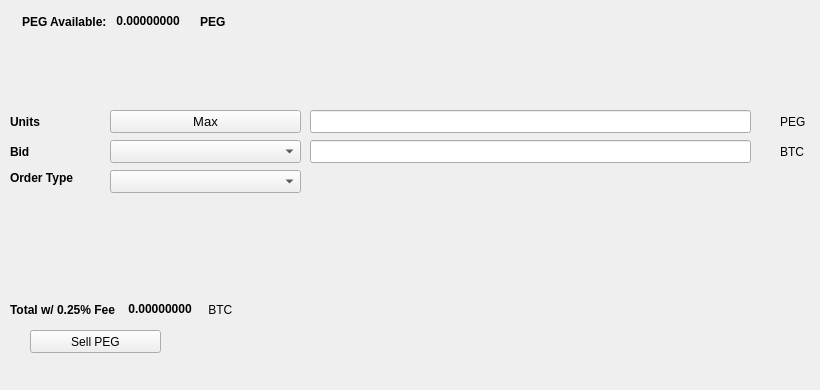
   <widget class="QWidget" name="SellTab">
    <attribute name="title">
     <string>Sell</string>
    </attribute>
    <widget class="QLabel" name="label_16">
     <property name="geometry">
      <rect>
       <x>780</x>
       <y>140</y>
       <width>31</width>
       <height>23</height>
      </rect>
     </property>
     <property name="text">
      <string>BTC</string>
     </property>
    </widget>
    <widget class="QComboBox" name="SellBidcomboBox">
     <property name="geometry">
      <rect>
       <x>110</x>
       <y>140</y>
       <width>191</width>
       <height>23</height>
      </rect>
     </property>
     <property name="font">
      <font>
       <pointsize>10</pointsize>
      </font>
     </property>
    </widget>
    <widget class="QLabel" name="label_18">
     <property name="geometry">
      <rect>
       <x>10</x>
       <y>110</y>
       <width>46</width>
       <height>23</height>
      </rect>
     </property>
     <property name="font">
      <font>
       <weight>75</weight>
       <bold>true</bold>
      </font>
     </property>
     <property name="text">
      <string>Units</string>
     </property>
    </widget>
    <widget class="QPushButton" name="Sell_Max_Amount">
     <property name="geometry">
      <rect>
       <x>110</x>
       <y>110</y>
       <width>191</width>
       <height>23</height>
      </rect>
     </property>
     <property name="font">
      <font>
       <pointsize>10</pointsize>
      </font>
     </property>
     <property name="text">
      <string>Max</string>
     </property>
    </widget>
    <widget class="QLabel" name="label_20">
     <property name="geometry">
      <rect>
       <x>10</x>
       <y>170</y>
       <width>91</width>
       <height>16</height>
      </rect>
     </property>
     <property name="font">
      <font>
       <weight>75</weight>
       <bold>true</bold>
      </font>
     </property>
     <property name="text">
      <string>Order Type</string>
     </property>
    </widget>
    <widget class="QComboBox" name="SellOrdertypeCombo">
     <property name="geometry">
      <rect>
       <x>110</x>
       <y>170</y>
       <width>191</width>
       <height>23</height>
      </rect>
     </property>
     <property name="font">
      <font>
       <pointsize>10</pointsize>
      </font>
     </property>
    </widget>
    <widget class="QLabel" name="label_21">
     <property name="geometry">
      <rect>
       <x>10</x>
       <y>140</y>
       <width>46</width>
       <height>23</height>
      </rect>
     </property>
     <property name="font">
      <font>
       <weight>75</weight>
       <bold>true</bold>
      </font>
     </property>
     <property name="text">
      <string>Bid</string>
     </property>
    </widget>
    <widget class="QLabel" name="label_22">
     <property name="geometry">
      <rect>
       <x>780</x>
       <y>110</y>
       <width>31</width>
       <height>23</height>
      </rect>
     </property>
     <property name="text">
      <string>PEG</string>
     </property>
    </widget>
    <widget class="QLineEdit" name="UnitsInputRUP">
     <property name="geometry">
      <rect>
       <x>310</x>
       <y>110</y>
       <width>441</width>
       <height>23</height>
      </rect>
     </property>
     <property name="font">
      <font>
       <pointsize>9</pointsize>
       <weight>75</weight>
       <bold>true</bold>
      </font>
     </property>
    </widget>
    <widget class="QLineEdit" name="SellBidPriceEdit">
     <property name="geometry">
      <rect>
       <x>310</x>
       <y>140</y>
       <width>441</width>
       <height>23</height>
      </rect>
     </property>
     <property name="font">
      <font>
       <pointsize>9</pointsize>
       <weight>75</weight>
       <bold>true</bold>
      </font>
     </property>
    </widget>
    <widget class="QPushButton" name="SellRUPBTN">
     <property name="geometry">
      <rect>
       <x>30</x>
       <y>330</y>
       <width>131</width>
       <height>23</height>
      </rect>
     </property>
     <property name="text">
      <string>Sell PEG</string>
     </property>
     <property name="icon">
      <iconset resource="../pegasus">
       <normaloff>:/icons/bitcoin</normaloff>:/icons/bitcoin</iconset>
     </property>
    </widget>
    <widget class="QWidget" name="layoutWidget3">
     <property name="geometry">
      <rect>
       <x>22</x>
       <y>12</y>
       <width>258</width>
       <height>19</height>
      </rect>
     </property>
     <layout class="QHBoxLayout" name="horizontalLayout">
      <item>
       <widget class="QLabel" name="label232_2">
        <property name="font">
         <font>
          <weight>75</weight>
          <bold>true</bold>
         </font>
        </property>
        <property name="text">
         <string>PEG Available:</string>
        </property>
       </widget>
      </item>
      <item>
       <widget class="QLabel" name="PEGAvailableLabel">
        <property name="palette">
         <palette>
          <active>
           <colorrole role="WindowText">
            <brush brushstyle="SolidPattern">
             <color alpha="255">
              <red>0</red>
              <green>0</green>
              <blue>0</blue>
             </color>
            </brush>
           </colorrole>
           <colorrole role="Button">
            <brush brushstyle="SolidPattern">
             <color alpha="255">
              <red>0</red>
              <green>170</green>
              <blue>0</blue>
             </color>
            </brush>
           </colorrole>
           <colorrole role="Light">
            <brush brushstyle="SolidPattern">
             <color alpha="255">
              <red>0</red>
              <green>255</green>
              <blue>0</blue>
             </color>
            </brush>
           </colorrole>
           <colorrole role="Midlight">
            <brush brushstyle="SolidPattern">
             <color alpha="255">
              <red>0</red>
              <green>212</green>
              <blue>0</blue>
             </color>
            </brush>
           </colorrole>
           <colorrole role="Dark">
            <brush brushstyle="SolidPattern">
             <color alpha="255">
              <red>0</red>
              <green>85</green>
              <blue>0</blue>
             </color>
            </brush>
           </colorrole>
           <colorrole role="Mid">
            <brush brushstyle="SolidPattern">
             <color alpha="255">
              <red>0</red>
              <green>113</green>
              <blue>0</blue>
             </color>
            </brush>
           </colorrole>
           <colorrole role="Text">
            <brush brushstyle="SolidPattern">
             <color alpha="255">
              <red>0</red>
              <green>170</green>
              <blue>0</blue>
             </color>
            </brush>
           </colorrole>
           <colorrole role="BrightText">
            <brush brushstyle="SolidPattern">
             <color alpha="255">
              <red>255</red>
              <green>255</green>
              <blue>255</blue>
             </color>
            </brush>
           </colorrole>
           <colorrole role="ButtonText">
            <brush brushstyle="SolidPattern">
             <color alpha="255">
              <red>0</red>
              <green>0</green>
              <blue>0</blue>
             </color>
            </brush>
           </colorrole>
           <colorrole role="Base">
            <brush brushstyle="SolidPattern">
             <color alpha="255">
              <red>255</red>
              <green>255</green>
              <blue>255</blue>
             </color>
            </brush>
           </colorrole>
           <colorrole role="Window">
            <brush brushstyle="SolidPattern">
             <color alpha="255">
              <red>0</red>
              <green>170</green>
              <blue>0</blue>
             </color>
            </brush>
           </colorrole>
           <colorrole role="Shadow">
            <brush brushstyle="SolidPattern">
             <color alpha="255">
              <red>0</red>
              <green>0</green>
              <blue>0</blue>
             </color>
            </brush>
           </colorrole>
           <colorrole role="AlternateBase">
            <brush brushstyle="SolidPattern">
             <color alpha="255">
              <red>127</red>
              <green>212</green>
              <blue>127</blue>
             </color>
            </brush>
           </colorrole>
           <colorrole role="ToolTipBase">
            <brush brushstyle="SolidPattern">
             <color alpha="255">
              <red>255</red>
              <green>255</green>
              <blue>220</blue>
             </color>
            </brush>
           </colorrole>
           <colorrole role="ToolTipText">
            <brush brushstyle="SolidPattern">
             <color alpha="255">
              <red>0</red>
              <green>0</green>
              <blue>0</blue>
             </color>
            </brush>
           </colorrole>
          </active>
          <inactive>
           <colorrole role="WindowText">
            <brush brushstyle="SolidPattern">
             <color alpha="255">
              <red>0</red>
              <green>0</green>
              <blue>0</blue>
             </color>
            </brush>
           </colorrole>
           <colorrole role="Button">
            <brush brushstyle="SolidPattern">
             <color alpha="255">
              <red>0</red>
              <green>170</green>
              <blue>0</blue>
             </color>
            </brush>
           </colorrole>
           <colorrole role="Light">
            <brush brushstyle="SolidPattern">
             <color alpha="255">
              <red>0</red>
              <green>255</green>
              <blue>0</blue>
             </color>
            </brush>
           </colorrole>
           <colorrole role="Midlight">
            <brush brushstyle="SolidPattern">
             <color alpha="255">
              <red>0</red>
              <green>212</green>
              <blue>0</blue>
             </color>
            </brush>
           </colorrole>
           <colorrole role="Dark">
            <brush brushstyle="SolidPattern">
             <color alpha="255">
              <red>0</red>
              <green>85</green>
              <blue>0</blue>
             </color>
            </brush>
           </colorrole>
           <colorrole role="Mid">
            <brush brushstyle="SolidPattern">
             <color alpha="255">
              <red>0</red>
              <green>113</green>
              <blue>0</blue>
             </color>
            </brush>
           </colorrole>
           <colorrole role="Text">
            <brush brushstyle="SolidPattern">
             <color alpha="255">
              <red>0</red>
              <green>170</green>
              <blue>0</blue>
             </color>
            </brush>
           </colorrole>
           <colorrole role="BrightText">
            <brush brushstyle="SolidPattern">
             <color alpha="255">
              <red>255</red>
              <green>255</green>
              <blue>255</blue>
             </color>
            </brush>
           </colorrole>
           <colorrole role="ButtonText">
            <brush brushstyle="SolidPattern">
             <color alpha="255">
              <red>0</red>
              <green>0</green>
              <blue>0</blue>
             </color>
            </brush>
           </colorrole>
           <colorrole role="Base">
            <brush brushstyle="SolidPattern">
             <color alpha="255">
              <red>255</red>
              <green>255</green>
              <blue>255</blue>
             </color>
            </brush>
           </colorrole>
           <colorrole role="Window">
            <brush brushstyle="SolidPattern">
             <color alpha="255">
              <red>0</red>
              <green>170</green>
              <blue>0</blue>
             </color>
            </brush>
           </colorrole>
           <colorrole role="Shadow">
            <brush brushstyle="SolidPattern">
             <color alpha="255">
              <red>0</red>
              <green>0</green>
              <blue>0</blue>
             </color>
            </brush>
           </colorrole>
           <colorrole role="AlternateBase">
            <brush brushstyle="SolidPattern">
             <color alpha="255">
              <red>127</red>
              <green>212</green>
              <blue>127</blue>
             </color>
            </brush>
           </colorrole>
           <colorrole role="ToolTipBase">
            <brush brushstyle="SolidPattern">
             <color alpha="255">
              <red>255</red>
              <green>255</green>
              <blue>220</blue>
             </color>
            </brush>
           </colorrole>
           <colorrole role="ToolTipText">
            <brush brushstyle="SolidPattern">
             <color alpha="255">
              <red>0</red>
              <green>0</green>
              <blue>0</blue>
             </color>
            </brush>
           </colorrole>
          </inactive>
          <disabled>
           <colorrole role="WindowText">
            <brush brushstyle="SolidPattern">
             <color alpha="255">
              <red>0</red>
              <green>85</green>
              <blue>0</blue>
             </color>
            </brush>
           </colorrole>
           <colorrole role="Button">
            <brush brushstyle="SolidPattern">
             <color alpha="255">
              <red>0</red>
              <green>170</green>
              <blue>0</blue>
             </color>
            </brush>
           </colorrole>
           <colorrole role="Light">
            <brush brushstyle="SolidPattern">
             <color alpha="255">
              <red>0</red>
              <green>255</green>
              <blue>0</blue>
             </color>
            </brush>
           </colorrole>
           <colorrole role="Midlight">
            <brush brushstyle="SolidPattern">
             <color alpha="255">
              <red>0</red>
              <green>212</green>
              <blue>0</blue>
             </color>
            </brush>
           </colorrole>
           <colorrole role="Dark">
            <brush brushstyle="SolidPattern">
             <color alpha="255">
              <red>0</red>
              <green>85</green>
              <blue>0</blue>
             </color>
            </brush>
           </colorrole>
           <colorrole role="Mid">
            <brush brushstyle="SolidPattern">
             <color alpha="255">
              <red>0</red>
              <green>113</green>
              <blue>0</blue>
             </color>
            </brush>
           </colorrole>
           <colorrole role="Text">
            <brush brushstyle="SolidPattern">
             <color alpha="255">
              <red>0</red>
              <green>85</green>
              <blue>0</blue>
             </color>
            </brush>
           </colorrole>
           <colorrole role="BrightText">
            <brush brushstyle="SolidPattern">
             <color alpha="255">
              <red>255</red>
              <green>255</green>
              <blue>255</blue>
             </color>
            </brush>
           </colorrole>
           <colorrole role="ButtonText">
            <brush brushstyle="SolidPattern">
             <color alpha="255">
              <red>0</red>
              <green>85</green>
              <blue>0</blue>
             </color>
            </brush>
           </colorrole>
           <colorrole role="Base">
            <brush brushstyle="SolidPattern">
             <color alpha="255">
              <red>0</red>
              <green>170</green>
              <blue>0</blue>
             </color>
            </brush>
           </colorrole>
           <colorrole role="Window">
            <brush brushstyle="SolidPattern">
             <color alpha="255">
              <red>0</red>
              <green>170</green>
              <blue>0</blue>
             </color>
            </brush>
           </colorrole>
           <colorrole role="Shadow">
            <brush brushstyle="SolidPattern">
             <color alpha="255">
              <red>0</red>
              <green>0</green>
              <blue>0</blue>
             </color>
            </brush>
           </colorrole>
           <colorrole role="AlternateBase">
            <brush brushstyle="SolidPattern">
             <color alpha="255">
              <red>0</red>
              <green>170</green>
              <blue>0</blue>
             </color>
            </brush>
           </colorrole>
           <colorrole role="ToolTipBase">
            <brush brushstyle="SolidPattern">
             <color alpha="255">
              <red>255</red>
              <green>255</green>
              <blue>220</blue>
             </color>
            </brush>
           </colorrole>
           <colorrole role="ToolTipText">
            <brush brushstyle="SolidPattern">
             <color alpha="255">
              <red>0</red>
              <green>0</green>
              <blue>0</blue>
             </color>
            </brush>
           </colorrole>
          </disabled>
         </palette>
        </property>
        <property name="font">
         <font>
          <weight>75</weight>
          <bold>true</bold>
         </font>
        </property>
        <property name="text">
         <string> 0.00000000 </string>
        </property>
        <property name="textInteractionFlags">
         <set>Qt::LinksAccessibleByMouse|Qt::TextSelectableByKeyboard|Qt::TextSelectableByMouse</set>
        </property>
       </widget>
      </item>
      <item>
       <widget class="QLabel" name="labelPEG">
        <property name="font">
         <font>
          <weight>75</weight>
          <bold>true</bold>
         </font>
        </property>
        <property name="text">
         <string>PEG</string>
        </property>
       </widget>
      </item>
     </layout>
    </widget>
    <widget class="QWidget" name="layoutWidget">
     <property name="geometry">
      <rect>
       <x>10</x>
       <y>300</y>
       <width>268</width>
       <height>19</height>
      </rect>
     </property>
     <layout class="QHBoxLayout" name="horizontalLayout_2">
      <item>
       <widget class="QLabel" name="label_19">
        <property name="font">
         <font>
          <weight>75</weight>
          <bold>true</bold>
         </font>
        </property>
        <property name="text">
         <string>Total w/ 0.25% Fee </string>
        </property>
       </widget>
      </item>
      <item>
       <widget class="QLabel" name="SellCostLabel">
        <property name="palette">
         <palette>
          <active>
           <colorrole role="WindowText">
            <brush brushstyle="SolidPattern">
             <color alpha="255">
              <red>0</red>
              <green>0</green>
              <blue>0</blue>
             </color>
            </brush>
           </colorrole>
           <colorrole role="Button">
            <brush brushstyle="SolidPattern">
             <color alpha="255">
              <red>0</red>
              <green>170</green>
              <blue>0</blue>
             </color>
            </brush>
           </colorrole>
           <colorrole role="Light">
            <brush brushstyle="SolidPattern">
             <color alpha="255">
              <red>0</red>
              <green>255</green>
              <blue>0</blue>
             </color>
            </brush>
           </colorrole>
           <colorrole role="Midlight">
            <brush brushstyle="SolidPattern">
             <color alpha="255">
              <red>0</red>
              <green>212</green>
              <blue>0</blue>
             </color>
            </brush>
           </colorrole>
           <colorrole role="Dark">
            <brush brushstyle="SolidPattern">
             <color alpha="255">
              <red>0</red>
              <green>85</green>
              <blue>0</blue>
             </color>
            </brush>
           </colorrole>
           <colorrole role="Mid">
            <brush brushstyle="SolidPattern">
             <color alpha="255">
              <red>0</red>
              <green>113</green>
              <blue>0</blue>
             </color>
            </brush>
           </colorrole>
           <colorrole role="Text">
            <brush brushstyle="SolidPattern">
             <color alpha="255">
              <red>0</red>
              <green>170</green>
              <blue>0</blue>
             </color>
            </brush>
           </colorrole>
           <colorrole role="BrightText">
            <brush brushstyle="SolidPattern">
             <color alpha="255">
              <red>255</red>
              <green>255</green>
              <blue>255</blue>
             </color>
            </brush>
           </colorrole>
           <colorrole role="ButtonText">
            <brush brushstyle="SolidPattern">
             <color alpha="255">
              <red>0</red>
              <green>0</green>
              <blue>0</blue>
             </color>
            </brush>
           </colorrole>
           <colorrole role="Base">
            <brush brushstyle="SolidPattern">
             <color alpha="255">
              <red>255</red>
              <green>255</green>
              <blue>255</blue>
             </color>
            </brush>
           </colorrole>
           <colorrole role="Window">
            <brush brushstyle="SolidPattern">
             <color alpha="255">
              <red>0</red>
              <green>170</green>
              <blue>0</blue>
             </color>
            </brush>
           </colorrole>
           <colorrole role="Shadow">
            <brush brushstyle="SolidPattern">
             <color alpha="255">
              <red>0</red>
              <green>0</green>
              <blue>0</blue>
             </color>
            </brush>
           </colorrole>
           <colorrole role="AlternateBase">
            <brush brushstyle="SolidPattern">
             <color alpha="255">
              <red>127</red>
              <green>212</green>
              <blue>127</blue>
             </color>
            </brush>
           </colorrole>
           <colorrole role="ToolTipBase">
            <brush brushstyle="SolidPattern">
             <color alpha="255">
              <red>255</red>
              <green>255</green>
              <blue>220</blue>
             </color>
            </brush>
           </colorrole>
           <colorrole role="ToolTipText">
            <brush brushstyle="SolidPattern">
             <color alpha="255">
              <red>0</red>
              <green>0</green>
              <blue>0</blue>
             </color>
            </brush>
           </colorrole>
          </active>
          <inactive>
           <colorrole role="WindowText">
            <brush brushstyle="SolidPattern">
             <color alpha="255">
              <red>0</red>
              <green>0</green>
              <blue>0</blue>
             </color>
            </brush>
           </colorrole>
           <colorrole role="Button">
            <brush brushstyle="SolidPattern">
             <color alpha="255">
              <red>0</red>
              <green>170</green>
              <blue>0</blue>
             </color>
            </brush>
           </colorrole>
           <colorrole role="Light">
            <brush brushstyle="SolidPattern">
             <color alpha="255">
              <red>0</red>
              <green>255</green>
              <blue>0</blue>
             </color>
            </brush>
           </colorrole>
           <colorrole role="Midlight">
            <brush brushstyle="SolidPattern">
             <color alpha="255">
              <red>0</red>
              <green>212</green>
              <blue>0</blue>
             </color>
            </brush>
           </colorrole>
           <colorrole role="Dark">
            <brush brushstyle="SolidPattern">
             <color alpha="255">
              <red>0</red>
              <green>85</green>
              <blue>0</blue>
             </color>
            </brush>
           </colorrole>
           <colorrole role="Mid">
            <brush brushstyle="SolidPattern">
             <color alpha="255">
              <red>0</red>
              <green>113</green>
              <blue>0</blue>
             </color>
            </brush>
           </colorrole>
           <colorrole role="Text">
            <brush brushstyle="SolidPattern">
             <color alpha="255">
              <red>0</red>
              <green>170</green>
              <blue>0</blue>
             </color>
            </brush>
           </colorrole>
           <colorrole role="BrightText">
            <brush brushstyle="SolidPattern">
             <color alpha="255">
              <red>255</red>
              <green>255</green>
              <blue>255</blue>
             </color>
            </brush>
           </colorrole>
           <colorrole role="ButtonText">
            <brush brushstyle="SolidPattern">
             <color alpha="255">
              <red>0</red>
              <green>0</green>
              <blue>0</blue>
             </color>
            </brush>
           </colorrole>
           <colorrole role="Base">
            <brush brushstyle="SolidPattern">
             <color alpha="255">
              <red>255</red>
              <green>255</green>
              <blue>255</blue>
             </color>
            </brush>
           </colorrole>
           <colorrole role="Window">
            <brush brushstyle="SolidPattern">
             <color alpha="255">
              <red>0</red>
              <green>170</green>
              <blue>0</blue>
             </color>
            </brush>
           </colorrole>
           <colorrole role="Shadow">
            <brush brushstyle="SolidPattern">
             <color alpha="255">
              <red>0</red>
              <green>0</green>
              <blue>0</blue>
             </color>
            </brush>
           </colorrole>
           <colorrole role="AlternateBase">
            <brush brushstyle="SolidPattern">
             <color alpha="255">
              <red>127</red>
              <green>212</green>
              <blue>127</blue>
             </color>
            </brush>
           </colorrole>
           <colorrole role="ToolTipBase">
            <brush brushstyle="SolidPattern">
             <color alpha="255">
              <red>255</red>
              <green>255</green>
              <blue>220</blue>
             </color>
            </brush>
           </colorrole>
           <colorrole role="ToolTipText">
            <brush brushstyle="SolidPattern">
             <color alpha="255">
              <red>0</red>
              <green>0</green>
              <blue>0</blue>
             </color>
            </brush>
           </colorrole>
          </inactive>
          <disabled>
           <colorrole role="WindowText">
            <brush brushstyle="SolidPattern">
             <color alpha="255">
              <red>0</red>
              <green>85</green>
              <blue>0</blue>
             </color>
            </brush>
           </colorrole>
           <colorrole role="Button">
            <brush brushstyle="SolidPattern">
             <color alpha="255">
              <red>0</red>
              <green>170</green>
              <blue>0</blue>
             </color>
            </brush>
           </colorrole>
           <colorrole role="Light">
            <brush brushstyle="SolidPattern">
             <color alpha="255">
              <red>0</red>
              <green>255</green>
              <blue>0</blue>
             </color>
            </brush>
           </colorrole>
           <colorrole role="Midlight">
            <brush brushstyle="SolidPattern">
             <color alpha="255">
              <red>0</red>
              <green>212</green>
              <blue>0</blue>
             </color>
            </brush>
           </colorrole>
           <colorrole role="Dark">
            <brush brushstyle="SolidPattern">
             <color alpha="255">
              <red>0</red>
              <green>85</green>
              <blue>0</blue>
             </color>
            </brush>
           </colorrole>
           <colorrole role="Mid">
            <brush brushstyle="SolidPattern">
             <color alpha="255">
              <red>0</red>
              <green>113</green>
              <blue>0</blue>
             </color>
            </brush>
           </colorrole>
           <colorrole role="Text">
            <brush brushstyle="SolidPattern">
             <color alpha="255">
              <red>0</red>
              <green>85</green>
              <blue>0</blue>
             </color>
            </brush>
           </colorrole>
           <colorrole role="BrightText">
            <brush brushstyle="SolidPattern">
             <color alpha="255">
              <red>255</red>
              <green>255</green>
              <blue>255</blue>
             </color>
            </brush>
           </colorrole>
           <colorrole role="ButtonText">
            <brush brushstyle="SolidPattern">
             <color alpha="255">
              <red>0</red>
              <green>85</green>
              <blue>0</blue>
             </color>
            </brush>
           </colorrole>
           <colorrole role="Base">
            <brush brushstyle="SolidPattern">
             <color alpha="255">
              <red>0</red>
              <green>170</green>
              <blue>0</blue>
             </color>
            </brush>
           </colorrole>
           <colorrole role="Window">
            <brush brushstyle="SolidPattern">
             <color alpha="255">
              <red>0</red>
              <green>170</green>
              <blue>0</blue>
             </color>
            </brush>
           </colorrole>
           <colorrole role="Shadow">
            <brush brushstyle="SolidPattern">
             <color alpha="255">
              <red>0</red>
              <green>0</green>
              <blue>0</blue>
             </color>
            </brush>
           </colorrole>
           <colorrole role="AlternateBase">
            <brush brushstyle="SolidPattern">
             <color alpha="255">
              <red>0</red>
              <green>170</green>
              <blue>0</blue>
             </color>
            </brush>
           </colorrole>
           <colorrole role="ToolTipBase">
            <brush brushstyle="SolidPattern">
             <color alpha="255">
              <red>255</red>
              <green>255</green>
              <blue>220</blue>
             </color>
            </brush>
           </colorrole>
           <colorrole role="ToolTipText">
            <brush brushstyle="SolidPattern">
             <color alpha="255">
              <red>0</red>
              <green>0</green>
              <blue>0</blue>
             </color>
            </brush>
           </colorrole>
          </disabled>
         </palette>
        </property>
        <property name="font">
         <font>
          <weight>75</weight>
          <bold>true</bold>
         </font>
        </property>
        <property name="autoFillBackground">
         <bool>false</bool>
        </property>
        <property name="text">
         <string> 0.00000000</string>
        </property>
        <property name="textInteractionFlags">
         <set>Qt::LinksAccessibleByMouse|Qt::TextSelectableByMouse</set>
        </property>
       </widget>
      </item>
      <item>
       <widget class="QLabel" name="label_17">
        <property name="font">
         <font>
          <weight>50</weight>
          <bold>false</bold>
         </font>
        </property>
        <property name="text">
         <string> BTC</string>
        </property>
       </widget>
      </item>
     </layout>
    </widget>
    <widget class="QLabel" name="label_23">
     <property name="geometry">
      <rect>
       <x>460</x>
       <y>300</y>
       <width>281</width>
       <height>81</height>
      </rect>
     </property>
     <property name="text">
      <string/>
     </property>
     <property name="pixmap">
      <pixmap>:/images/bittrex</pixmap>
     </property>
    </widget>
   </widget>
